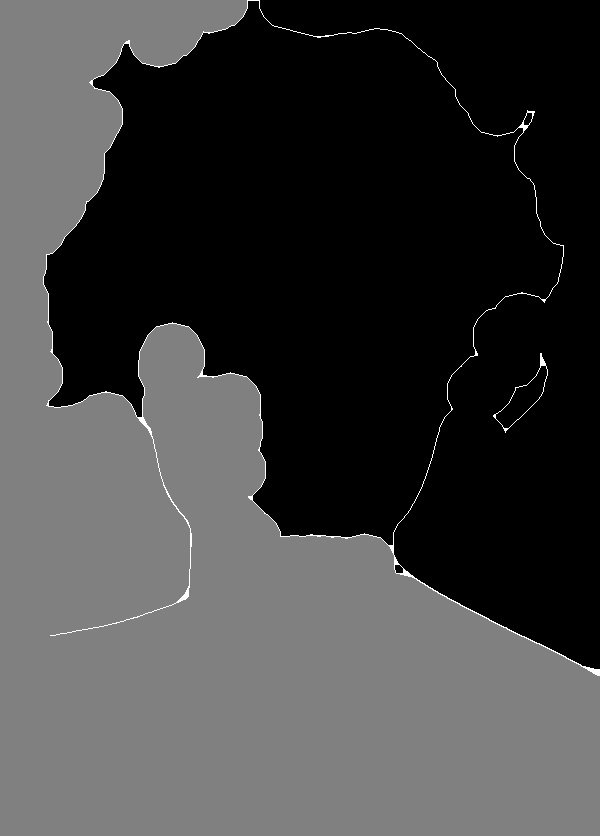
#> input picture filled_regions.jpg, 600 x 836 px
$ python -i edge_detector.py   (imports and definitions only)
#> lines starting #> are read from the running program, lines starting #| are printed output that depends on the picture; after the words box and inside, x2 and y2 are one past the last pixel; in counts of white or black regions, pixels touching at a corner belong together
import numpy as np
from scipy.ndimage import convolve
from collections import deque


def GaussSmoothing(I, N, Sigma):
    if N % 2 == 0:
        N += 1
    half = N // 2
    x, y = np.mgrid[-half:half + 1, -half:half + 1]
    kernel = np.exp(-(x ** 2 + y ** 2) / (2 * Sigma ** 2))
    kernel /= kernel.sum()
    return convolve(I.astype(np.float64), kernel, mode='reflect')


def ImageGradient(S):
    Kx = np.array([[-1, 0, 1],
                   [-2, 0, 2],
                   [-1, 0, 1]], dtype=np.float64)
    Ky = np.array([[ 1,  2,  1],
                   [ 0,  0,  0],
                   [-1, -2, -1]], dtype=np.float64)

    Gx = convolve(S, Kx, mode='reflect')
    Gy = convolve(S, Ky, mode='reflect')

    Mag = np.sqrt(Gx ** 2 + Gy ** 2)
    Theta = np.degrees(np.arctan2(Gy, Gx)) % 180
    return Mag, Theta


def FindThreshold(Mag, percentageOfNonEdge):
    sorted_vals = np.sort(Mag.flatten())
    idx = int(np.clip(percentageOfNonEdge * len(sorted_vals), 0, len(sorted_vals) - 1))
    T_high = sorted_vals[idx]
    T_low = 0.5 * T_high
    return T_low, T_high


def NonmaximaSupress(Mag, Theta):
    rows, cols = Mag.shape
    Mag_nms = np.zeros_like(Mag)

    angle = Theta % 180
    for r in range(1, rows - 1):
        for c in range(1, cols - 1):
            ang = angle[r, c]
            curr = Mag[r, c]
            if (0 <= ang < 22.5) or (157.5 <= ang < 180):
                n1, n2 = Mag[r, c - 1], Mag[r, c + 1] # 0°  horizontal
            elif 22.5 <= ang < 67.5:
                n1, n2 = Mag[r - 1, c + 1], Mag[r + 1, c - 1] # 45° diagonal
            elif 67.5 <= ang < 112.5:
                n1, n2 = Mag[r - 1, c], Mag[r + 1, c] # 90° vertical
            else:
                n1, n2 = Mag[r - 1, c - 1], Mag[r + 1, c + 1] # 135° diagonal
            if curr >= n1 and curr >= n2:
                Mag_nms[r, c] = curr

    return Mag_nms


def EdgeLinking(Mag_nms, T_low, T_high):
    rows, cols = Mag_nms.shape
    strong = Mag_nms >= T_high
    weak = (Mag_nms >= T_low) & ~strong

    E = np.zeros((rows, cols), dtype=bool)
    visited = np.zeros((rows, cols), dtype=bool)

    queue = deque()
    for r, c in np.argwhere(strong):
        visited[r, c] = True
        E[r, c] = True
        queue.append((r, c))

    while queue:
        r, c = queue.popleft()
        for dr in (-1, 0, 1):
            for dc in (-1, 0, 1):
                if dr == 0 and dc == 0:
                    continue
                nr, nc = r + dr, c + dc
                if 0 <= nr < rows and 0 <= nc < cols:
                    if not visited[nr, nc] and weak[nr, nc]:
                        visited[nr, nc] = True
                        E[nr, nc] = True
                        queue.append((nr, nc))

    return E


def canny_edge_detector(gray_img, N=5, Sigma=1.0, percentageOfNonEdge=0.90):
    I = gray_img.astype(np.float64)
    S = GaussSmoothing(I, N, Sigma)
    Mag, Theta = ImageGradient(S)
    T_low, T_high = FindThreshold(Mag, percentageOfNonEdge)
    Mag_nms = NonmaximaSupress(Mag, Theta)
    edges = EdgeLinking(Mag_nms, T_low, T_high)
    edges = (edges.astype(np.uint8)) * 255
    return edges

>>> import cv2
>>> picture = cv2.imread('../filled_regions.jpg', cv2.IMREAD_GRAYSCALE)
#> picture is the input picture: shape (836, 600); min 0, max 255, mean 63.4
>>> result = canny_edge_detector(picture)
#> in ImageGradient, `Gx = convolve(S, Kx, mode='reflect')`:
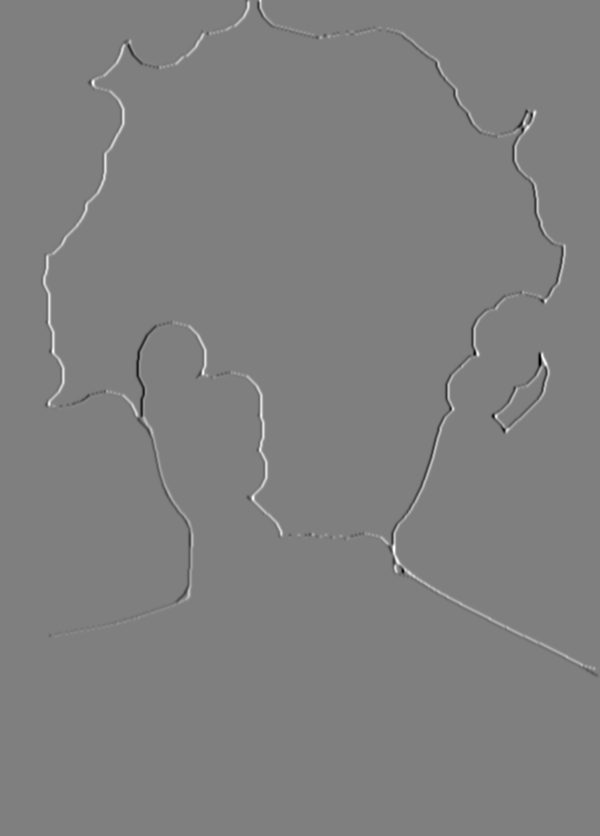
#> Gx: shape (836, 600) float64; min -656.5, max 656.4, mean 1.4; drawn with min black and max white
#> in ImageGradient, `Mag = np.sqrt(Gx ** 2 + Gy ** 2)`:
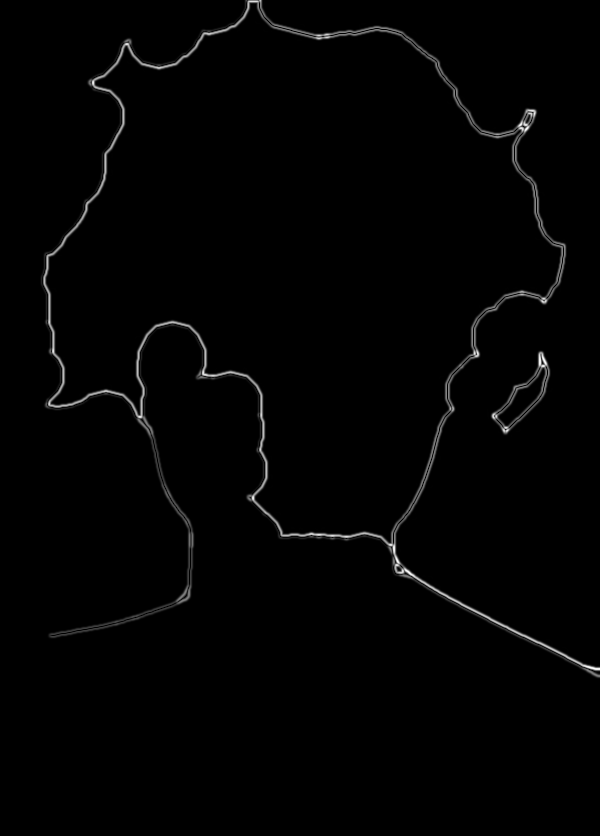
#> Mag: shape (836, 600) float64; min 0, max 690.9, mean 7.7; drawn with min black and max white
#> in ImageGradient, `Theta = np.degrees(np.arctan2(Gy, Gx)) % 180`:
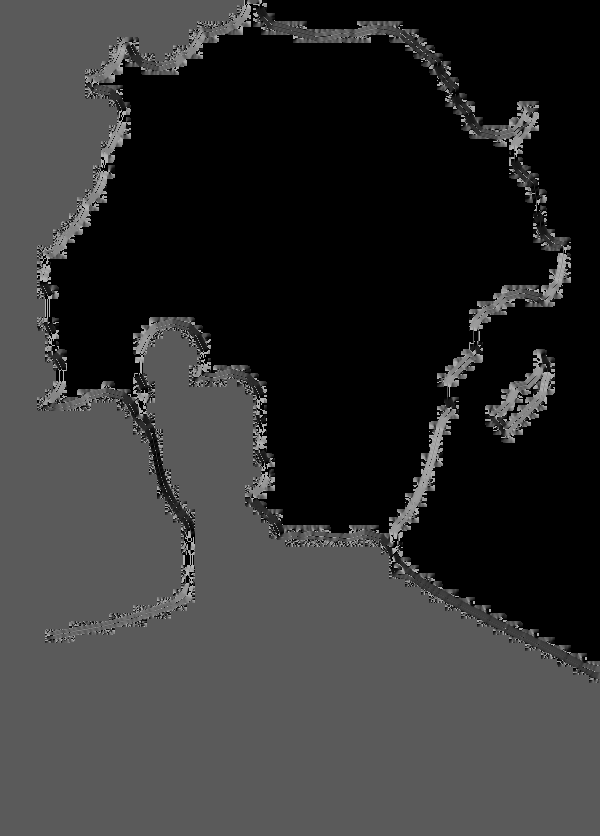
#> Theta: shape (836, 600) float64; min 0, max 180, mean 49.2
#> in FindThreshold, `idx = int(np.clip(percentageOfNonEdge * len(sorted_vals), 0, len(sorte..`: idx = 451440
#> in FindThreshold, `T_high = sorted_vals[idx]`: T_high = 2.84e-14
#> in FindThreshold, `T_low = 0.5 * T_high`: T_low = 1.42e-14
#> in canny_edge_detector, `T_low, T_high = FindThreshold(Mag, percentageOfNonEdge)`: T_high = 2.84e-14
#> after the loop in NonmaximaSupress, `for r in range(1, rows - 1):`:
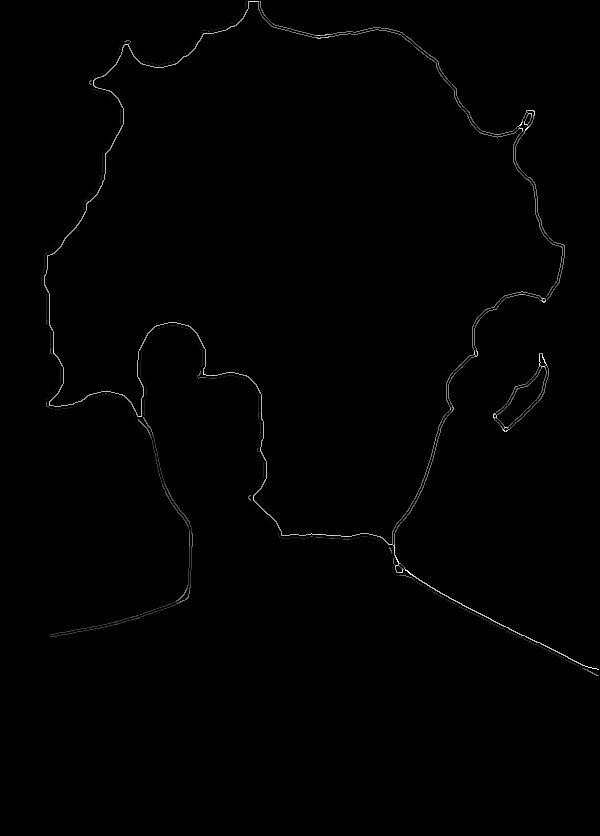
#> Mag_nms: shape (836, 600) float64; min 0, max 690.9, mean 3.7; drawn with min black and max white
#> in EdgeLinking, `strong = Mag_nms >= T_high`:
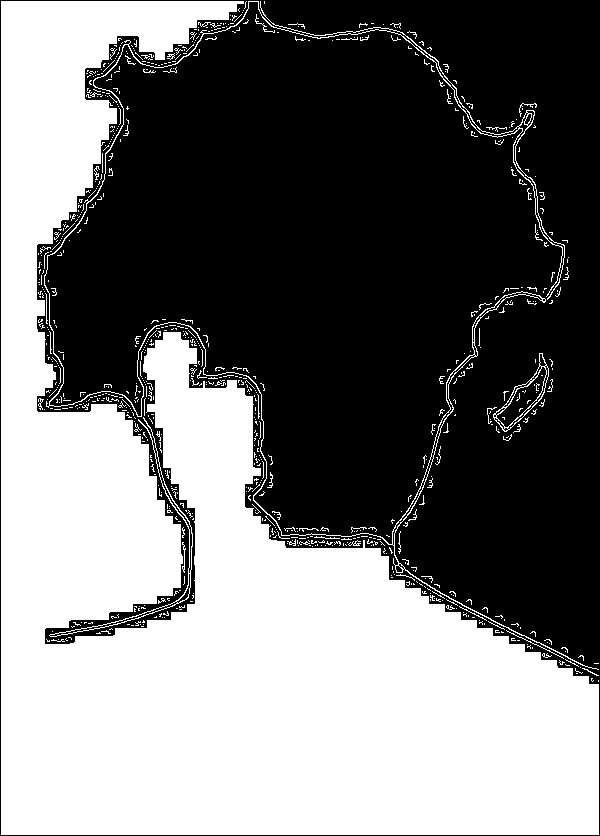
#> strong: shape (836, 600) bool; 46.2% white; 816 white regions (763 under 20 px), largest, box (x1, y1, x2, y2) and area: (1, 1, 599, 835) 221622, (44, 1, 599, 670) 3775, (49, 417, 193, 637) 732
#> in EdgeLinking, `weak = (Mag_nms >= T_low) & ~strong`:
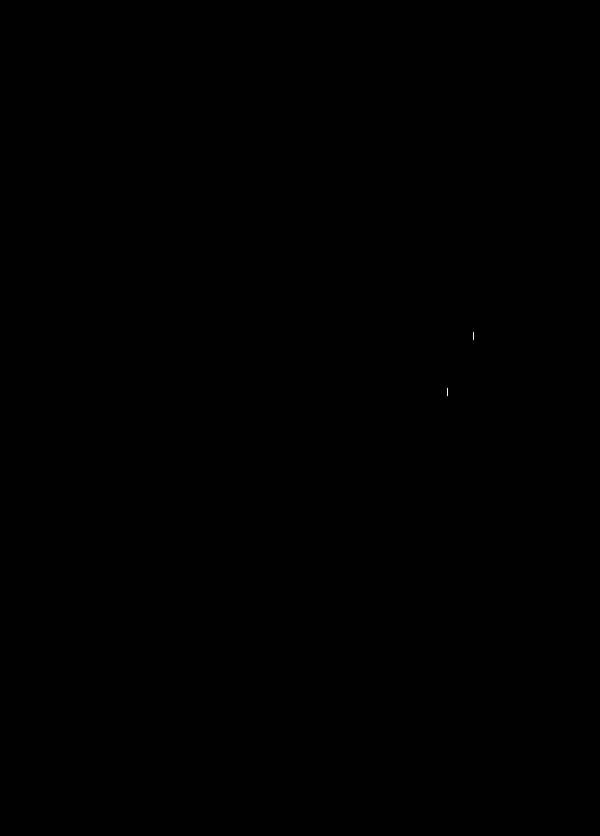
#> weak: shape (836, 600) bool; 0% white in thin lines or dots, all inside (x1, y1, x2, y2) = (447, 332, 474, 396)
#> after the loop in EdgeLinking, `while queue:`: E: shape (836, 600) bool; 46.2% white; 816 white regions (763 under 20 px), largest, box (x1, y1, x2, y2) and area: (1, 1, 599, 835) 221622, (44, 1, 599, 670) 3791, (49, 417, 193, 637) 732
